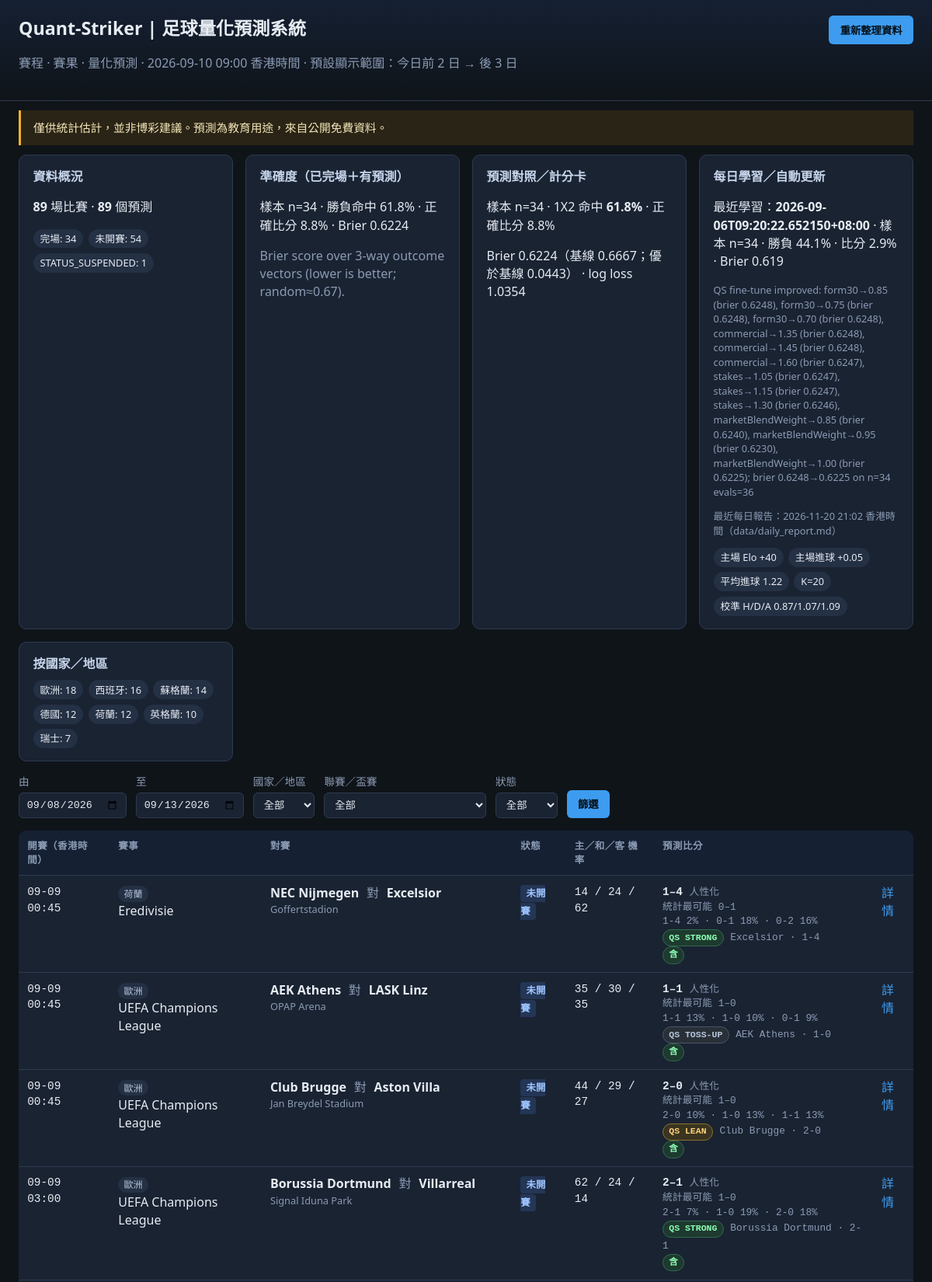
The page / (upper part) on the database its author committed.
### tables this page shows
CREATE TABLE matches (
    id INTEGER PRIMARY KEY AUTOINCREMENT,
    date TEXT,
    kickoff_utc TEXT,
    kickoff_hkt TEXT,
    league TEXT,
    country TEXT,
    competition_key TEXT,
    home TEXT,
    away TEXT,
    home_score INTEGER,
    away_score INTEGER,
    status TEXT,
    venue TEXT,
    source TEXT,
    source_id TEXT,
    extra TEXT,
    dedupe_key TEXT UNIQUE,
    updated_at TEXT
);

CREATE TABLE learning_runs (
    id INTEGER PRIMARY KEY AUTOINCREMENT,
    ran_at TEXT NOT NULL,
    finished_n INTEGER,
    result_acc REAL,
    exact_acc REAL,
    brier REAL,
    params_json TEXT,
    notes TEXT
);

CREATE TABLE model_params (
    key TEXT PRIMARY KEY,
    value REAL NOT NULL,
    updated_at TEXT
);

CREATE TABLE predictions (
    match_id INTEGER PRIMARY KEY,
    p_home REAL,
    p_draw REAL,
    p_away REAL,
    score_home INTEGER,
    score_away INTEGER,
    lambda_home REAL,
    lambda_away REAL,
    model TEXT,
    features_json TEXT,
    created_at TEXT,
    FOREIGN KEY(match_id) REFERENCES matches(id)
);

### app/main.py (the view)
@app.get("/", response_class=HTMLResponse)
async def index(
    request: Request,
    country: Optional[str] = None,
    competition: Optional[str] = None,
    status: Optional[str] = None,
    date_from: Optional[str] = None,
    date_to: Optional[str] = None,
):
    date_from, date_to = _clamp_to_dashboard_window(date_from, date_to)
    matches = db.query_matches(
        date_from=date_from,
        date_to=date_to,
        country=country or None,
        competition_key=competition or None,
        status=status or None,
        limit=300,
    )
    for m in matches:
        pred = db.get_prediction(m["id"])
        m["prediction"] = pred
    counts = db.counts()
    accuracy = db.accuracy_stats()
    learning = latest_learning_run()
    model_params = get_model_params()
    try:
        scorecard = get_scorecard_summary(refresh=False)
    except Exception:
        scorecard = {"n": 0}
    report_path = ROOT / "data" / "daily_report.md"
    daily_report_time = None
    if report_path.exists():
        ts = datetime.fromtimestamp(report_path.stat().st_mtime, tz=timezone.utc).astimezone(HKT)
        daily_report_time = ts.strftime("%Y-%m-%d %H:%M 香港時間")
    return templates.TemplateResponse(
        request,
        "index.html",
        _ui_ctx(
            matches=matches,
            countries=countries(),
            competitions=competitions_by_country(),
            filters={
                "country": country or "",
                "competition": competition or "",
                "status": status or "",
                "date_from": date_from,
                "date_to": date_to,
            },
            counts=counts,
            accuracy=accuracy,
            collect_status=_collect_status,
            learning=learning,
            model_params=model_params,
            scorecard=scorecard,
            window_label="香港時間：今日前 2 日 → 後 3 日",
            daily_report_time=daily_report_time,
        ),
    )

### templates/index.html (shortened to what this page needs)
<!DOCTYPE html>
<html lang="zh-Hant">
<head>
  <link rel="stylesheet" href="/static/style.css" />
</head>
<body>
  <header class="top">
    <div>
      <h1>Quant-Striker | 足球量化預測系統</h1>
      <p class="sub">賽程 · 賽果 · 量化預測 · {{ now_hkt }} · 預設顯示範圍：今日前 2 日 → 後 3 日</p>
    </div>
    <div class="actions">
      <button id="btn-refresh" class="btn">重新整理資料</button>
    </div>
  </header>
  <aside class="disclaimer">{{ disclaimer }}</aside>
  <section class="panels">
    <div class="card">
      <h2>資料概況</h2>
      <p><strong>{{ counts.matches }}</strong> 場比賽 · <strong>{{ counts.predictions }}</strong> 個預測</p>
      <ul class="chips">
        {% for s, n in counts.by_status.items() %}
        <li>{{ status_zh.get(s, s) }}: {{ n }}</li>
        {% endfor %}
      </ul>
    </div>
    <div class="card">
      <h2>準確度（已完場＋有預測）</h2>
      {% if accuracy.n %}
      <p>樣本 n={{ accuracy.n }} · 勝負命中 {{ '%.1f'|format(accuracy.result_accuracy * 100) }}% ·
         正確比分 {{ '%.1f'|format(accuracy.exact_score_accuracy * 100) }}% ·
         Brier {{ accuracy.brier }}</p>
      <p class="muted">{{ accuracy.note }}</p>
      {% else %}
      <p class="muted">{{ accuracy.note }}</p>
      {% endif %}
    </div>
    <div class="card">
      <h2>預測對照／計分卡</h2>
      {% if scorecard and scorecard.n %}
      <p>樣本 n={{ scorecard.n }} · 1X2 命中 <strong>{{ '%.1f'|format((scorecard.hit_1x2_rate or 0) * 100) }}%</strong>
         · 正確比分 {{ '%.1f'|format((scorecard.hit_score_rate or 0) * 100) }}%</p>
      <p>Brier {{ scorecard.mean_brier }}（基線 {{ scorecard.baseline_brier }}；優於基線 {{ scorecard.brier_vs_baseline }}）
         · log loss {{ scorecard.mean_logloss }}</p>
      {% else %}
      <p class="muted">尚未有完場預測對照。跑完 daily_update／計分卡後會顯示。</p>
      {% endif %}
    </div>
    <div class="card">
      <h2>每日學習／自動更新</h2>
      {% if learning %}
      <p>最近學習：<strong>{{ learning.ran_at }}</strong>
         · 樣本 n={{ learning.finished_n }}
         · 勝負 {{ '%.1f'|format((learning.result_acc or 0) * 100) }}%
         · 比分 {{ '%.1f'|format((learning.exact_acc or 0) * 100) }}%
         · Brier {{ learning.brier }}</p>
      {% if learning.notes %}<p class="muted tiny">{{ learning.notes }}</p>{% endif %}
      {% else %}
      <p class="muted">尚未執行學習。請跑 <code>scripts/daily_update.py</code> 或撳重新整理。</p>
      {% endif %}
      {% if daily_report_time %}
      <p class="muted tiny">最近每日報告：{{ daily_report_time }}（data/daily_report.md）</p>
      {% endif %}
      {% if model_params %}
      <ul class="chips">
        <li>主場 Elo +{{ '%.0f'|format(model_params.home_adv_elo) }}</li>
        <li>主場進球 +{{ '%.2f'|format(model_params.home_adv_goals) }}</li>
        <li>平均進球 {{ '%.2f'|format(model_params.avg_goals) }}</li>
        <li>K={{ '%.0f'|format(model_params.k_factor) }}</li>
        <li>校準 H/D/A {{ '%.2f'|format(model_params.calibration_home) }}/{{ '%.2f'|format(model_params.calibration_draw) }}/{{ '%.2f'|format(model_params.calibration_away) }}</li>
      </ul>
      {% endif %}
    </div>
    <div class="card">
      <h2>按國家／地區</h2>
      <ul class="chips">
        {% for c, n in counts.by_country.items() %}
        <li>{{ country_zh.get(c, c) }}: {{ n }}</li>
        {% endfor %}
      </ul>
    </div>
  </section>
  <form class="filters" method="get" action="/">
    <label>由 <input type="date" name="date_from" value="{{ filters.date_from }}" /></label>
    <label>至 <input type="date" name="date_to" value="{{ filters.date_to }}" /></label>
    <label>國家／地區
      <select name="country">
        <option value="">全部</option>
      </select>
    </label>
    <label>聯賽／盃賽
      <select name="competition">
        <option value="">全部</option>
      </select>
    </label>
    <label>狀態
      <select name="status">
        <option value="">全部</option>
      </select>
    </label>
    <button class="btn" type="submit">篩選</button>
  </form>
  <section class="table-wrap">
    <table>
      <thead>
        <tr>
          <th>開賽（香港時間）</th>
          <th>賽事</th>
          <th>對賽</th>
          <th>狀態</th>
          <th>主／和／客 機率</th>
          <th>預測比分</th>
          <th></th>
        </tr>
      </thead>
      <tbody>
        {% for m in matches %}
        <tr>
          <td class="mono">
            {% if m.kickoff_hkt %}{{ m.kickoff_hkt[5:16].replace('T',' ') }}{% else %}{{ m.date }}{% endif %}
          </td>
          <td>
            <span class="pill">{{ country_zh.get(m.country, m.country) }}</span>
            <div>{{ m.league }}</div>
          </td>
          <td>
            <strong>{{ m.home }}</strong>
            {% if m.home_score is not none %}
              <span class="score">{{ m.home_score }}–{{ m.away_score }}</span>
            {% else %}
              <span class="vs">對</span>
            {% endif %}
            <strong>{{ m.away }}</strong>
            {% if m.venue %}<div class="muted tiny">{{ m.venue }}</div>{% endif %}
          </td>
          <td><span class="status s-{{ m.status }}">{{ status_zh.get(m.status, m.status) }}</span></td>
          <td class="mono">
            {% if m.prediction %}
              {{ '%.0f'|format(m.prediction.p_home*100) }} /
              {{ '%.0f'|format(m.prediction.p_draw*100) }} /
              {{ '%.0f'|format(m.prediction.p_away*100) }}
            {% else %}—{% endif %}
          </td>
          <td class="mono">
            {% if m.prediction %}
              {% set tops = m.prediction.top_scorelines or (m.prediction.features.top_scorelines if m.prediction.features else None) %}
              <div><strong>{{ m.prediction.score_home }}–{{ m.prediction.score_away }}</strong>
                <span class="muted tiny">人性化</span></div>
              {% set sh = m.prediction.stat_score_home if m.prediction.stat_score_home is defined else (m.prediction.features.stat_score.home if m.prediction.features and m.prediction.features.stat_score is defined else none) %}
              {% set sa = m.prediction.stat_score_away if m.prediction.stat_score_away is defined else (m.prediction.features.stat_score.away if m.prediction.features and m.prediction.features.stat_score is defined else none) %}
              {% if sh is not none and (sh != m.prediction.score_home or sa != m.prediction.score_away) %}
              <div class="muted tiny">統計最可能 {{ sh }}–{{ sa }}</div>
              {% endif %}
              {% if tops and tops|length > 1 %}
              <div class="muted tiny">
                {% for s in tops[:3] %}
                  {{ s.home }}-{{ s.away }} {{ '%.0f'|format(s.p*100) }}%{% if not loop.last %} · {% endif %}
                {% endfor %}
              </div>
              {% endif %}
              {% set cons = m.prediction.consensus or (m.prediction.features.consensus if m.prediction.features else None) %}
              {% set qs = (cons.quant_striker if cons else None) or (m.prediction.features.quant_striker if m.prediction.features else None) %}
              {% if qs and qs.confidence %}
                <div><span class="badge badge-qs badge-qs-{{ qs.confidence }} tiny">QS {{ qs.confidence }}</span>
                  {% if qs.system and qs.system.result_call %}<span class="muted tiny"> {{ qs.system.result_call }}{% if qs.system.scoreline %} · {{ qs.system.scoreline }}{% endif %}</span>{% endif %}
                </div>
              {% endif %}
              {% if cons and cons.blend and cons.blend.blended %}
                <div><span class="badge badge-consensus tiny">含 </span></div>
              {% endif %}
            {% else %}—{% endif %}
          </td>
          <td><a class="link" href="/match/{{ m.id }}">詳情</a></td>
        </tr>
        {% else %}
        <tr><td colspan="7" class="muted">此範圍冇比賽。請撳<strong>重新整理資料</strong>或執行 collect 腳本。</td></tr>
        {% endfor %}
      </tbody>
    </table>
  </section>
</body>
</html>

### static/style.css (style rules this page uses)
:root { --bg: #0f1419; --panel: #1a2332; --border: #2d3a4f; --text: #e7ecf3; --muted: #8b9bb4; --accent: #3d9cf0; --good: #3ecf8e; --warn: #f0b429; --bad: #f07178; --pill: #243044; }
* { box-sizing: border-box; }
body { margin: 0; font-family: "IBM Plex Sans", "Segoe UI", system-ui, sans-serif; background: var(--bg); color: var(--text); line-height: 1.45; }
.top { display: flex; justify-content: space-between; align-items: flex-start; gap: 1rem; padding: 1.25rem 1.5rem; border-bottom: 1px solid var(--border); background: linear-gradient(180deg, #152033, var(--bg)); }
h1 { margin: 0 0 .25rem; font-size: 1.45rem; }
.sub, .muted { color: var(--muted); }
.tiny { font-size: .8rem; }
.disclaimer { margin: .75rem 1.5rem; padding: .75rem 1rem; border-left: 3px solid var(--warn); background: #2a2416; color: #f5e6b8; font-size: .92rem; }
.panels { display: grid; grid-template-columns: repeat(auto-fit, minmax(240px, 1fr)); gap: 1rem; padding: 0 1.5rem 1rem; }
.card { background: var(--panel); border: 1px solid var(--border); border-radius: 10px; padding: 1rem 1.1rem; }
.card h2 { margin: 0 0 .6rem; font-size: 1rem; color: #c5d4ea; }
.filters { display: flex; flex-wrap: wrap; gap: .75rem; align-items: end; padding: 0 1.5rem 1rem; }
.filters label { display: flex; flex-direction: column; gap: .25rem; font-size: .85rem; color: var(--muted); }
input, select { background: var(--panel); color: var(--text); border: 1px solid var(--border); border-radius: 6px; padding: .45rem .55rem; }
.btn { background: var(--accent); color: #061018; border: 0; border-radius: 6px; padding: .55rem .9rem; font-weight: 600; cursor: pointer; }
.table-wrap { padding: 0 1.5rem 2rem; overflow-x: auto; }
table { width: 100%; border-collapse: collapse; background: var(--panel); border-radius: 10px; overflow: hidden; }
th, td { padding: .65rem .7rem; border-bottom: 1px solid var(--border); text-align: left; vertical-align: top; }
th { font-size: .78rem; text-transform: uppercase; letter-spacing: .04em; color: var(--muted); background: #152033; }
.mono { font-family: "IBM Plex Mono", ui-monospace, monospace; font-size: .9rem; }
.pill { display: inline-block; background: var(--pill); padding: .1rem .45rem; border-radius: 999px; font-size: .75rem; color: #b7c7de; }
.chips { list-style: none; padding: 0; margin: 0; display: flex; flex-wrap: wrap; gap: .4rem; }
.chips li { background: var(--pill); padding: .2rem .55rem; border-radius: 999px; font-size: .8rem; }
.status { font-size: .78rem; font-weight: 600; padding: .15rem .45rem; border-radius: 4px; }
.s-SCHEDULED { background: #243656; color: #9ec5ff; }
.vs { margin: 0 .35rem; color: var(--muted); }
.link { color: var(--accent); text-decoration: none; }
.actions { display: flex; flex-direction: column; align-items: flex-end; gap: .35rem; }
.badge { display: inline-block; font-size: .72rem; font-weight: 600; padding: .12rem .45rem; border-radius: 999px; }
.badge-consensus { background: #1e3a2f; color: #8dffb5; border: 1px solid #2f6b4f; }
.badge-qs { border: 1px solid #4a6fa5; background: #1a2a44; color: #9ec5ff; }
.badge-qs-STRONG { background: #1e3a2f; color: #8dffb5; border-color: #2f6b4f; }
.badge-qs-LEAN { background: #3a3420; color: #ffd27a; border-color: #8a7030; }
.badge-qs-TOSS-UP { background: #2a3038; color: #b7c7de; border-color: #4a5568; }

### rows shown on the page
matches: get "STATUS_SUSPENDED", home_score "1"
learning_runs: ran_at "2026-09-06T09:20:22.652150+08:00", finished_n "34", (learning.result_accor0)*100 "44.1", (learning.exact_accor0)*100 "2.9", brier "0.619", notes "QS fine-tune improved: form30→0.85 (brier 0.6248), form30→0.75 (brier 0.6248), form30→0.70 (brier 0.6248), commercial→1.35 (brier 0.6248), commercial→1.45 (brier 0.6248), commercial→1.60 (brier 0.6247), stakes→1.05 (brier 0.6247), stakes→1.15 (brier 0.6247), stakes→1.30 (brier 0.6246), marketBlendWeight→0.85 (brier 0.6240), marketBlendWeight→0.95 (brier 0.6230), marketBlendWeight→1.00 (brier 0.6225); brier 0.6248→0.6225 on n=34 evals=36"
model_params: home_adv_elo "40"
model_params: home_adv_goals "0.05"
model_params: avg_goals "1.22"
model_params: k_factor "20"
model_params: calibration_home "0.87"
model_params: calibration_draw "1.07"
model_params: calibration_away "1.09"
matches: kickoff_hkt "09-09 00:45", get "荷蘭", league "Eredivisie", home "NEC Nijmegen", away "Excelsior", venue "Goffertstadion", get "未開賽", prediction.score_home "1", prediction.score_away "4", sh "0", sa "1", home "1" "0" "0", away "4" "1" "2", p "2" "18" "16", confidence "STRONG", system.result_call "Excelsior", system.scoreline "1-4"
predictions: m.prediction.p_home*100 "14", m.prediction.p_draw*100 "24", m.prediction.p_away*100 "62"
matches: kickoff_hkt "09-09 00:45", get "歐洲", league "UEFA Champions League", home "AEK Athens", away "LASK Linz", venue "OPAP Arena", get "未開賽", prediction.score_home "1", prediction.score_away "1", sh "1", sa "0", home "1" "1" "0", away "1" "0" "1", p "13" "10" "9", confidence "TOSS-UP", system.result_call "AEK Athens", system.scoreline "1-0"
predictions: m.prediction.p_home*100 "35", m.prediction.p_draw*100 "30", m.prediction.p_away*100 "35"
matches: kickoff_hkt "09-09 00:45", get "歐洲", league "UEFA Champions League", home "Club Brugge", away "Aston Villa", venue "Jan Breydel Stadium", get "未開賽", prediction.score_home "2", prediction.score_away "0", sh "1", sa "0", home "2" "1" "1", away "0" "0" "1", p "10" "13" "13", confidence "LEAN", system.result_call "Club Brugge", system.scoreline "2-0"
predictions: m.prediction.p_home*100 "44", m.prediction.p_draw*100 "29", m.prediction.p_away*100 "27"
matches: kickoff_hkt "09-09 03:00", get "歐洲", league "UEFA Champions League", home "Borussia Dortmund", away "Villarreal", venue "Signal Iduna Park", get "未開賽", prediction.score_home "2", prediction.score_away "1", sh "1", sa "0", home "2" "1" "2", away "1" "0" "0", p "7" "19" "18", confidence "STRONG", system.result_call "Borussia Dortmund", system.scoreline "2-1"
predictions: m.prediction.p_home*100 "62", m.prediction.p_draw*100 "24", m.prediction.p_away*100 "14"

### other values the page prints
{{ now_hkt }} "2026-09-10 09:00 香港時間"
{{ disclaimer }} "僅供統計估計，並非博彩建議。預測為教育用途，來自公開免費資料。"
{{ counts.matches }} "89"
{{ counts.predictions }} "89"
{{ status_zh.get(s, s) }} "完場" "未開賽"
{{ n }} "34" "54"
{{ accuracy.n }} "34"
{{ '%.1f'|format(accuracy.result_accuracy * 100) }} "61.8"
{{ '%.1f'|format(accuracy.exact_score_accuracy * 100) }} "8.8"
{{ accuracy.brier }} "0.6224"
{{ accuracy.note }} "Brier score over 3-way outcome vectors (lower is better; random≈0.67)."
{{ scorecard.n }} "34"
{{ '%.1f'|format((scorecard.hit_1x2_rate or 0) * 100) }} "61.8"
{{ '%.1f'|format((scorecard.hit_score_rate or 0) * 100) }} "8.8"
{{ scorecard.mean_brier }} "0.6224"
